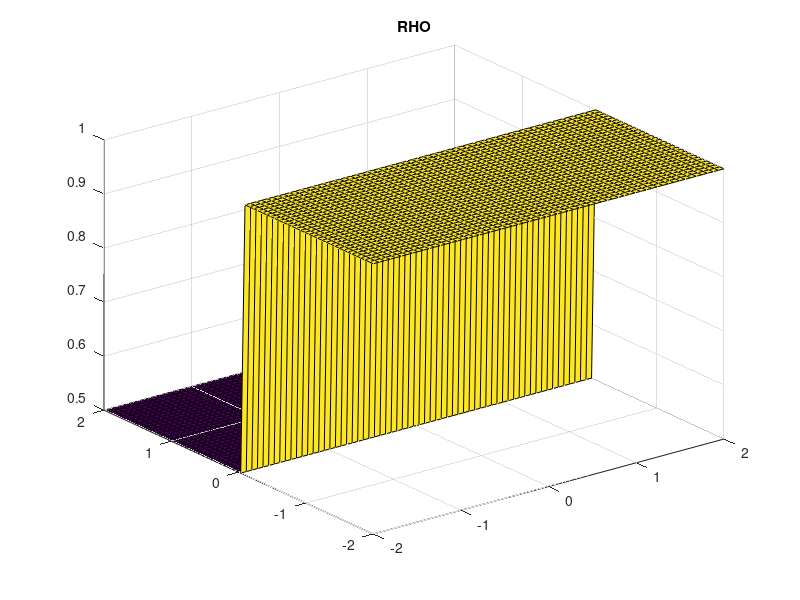
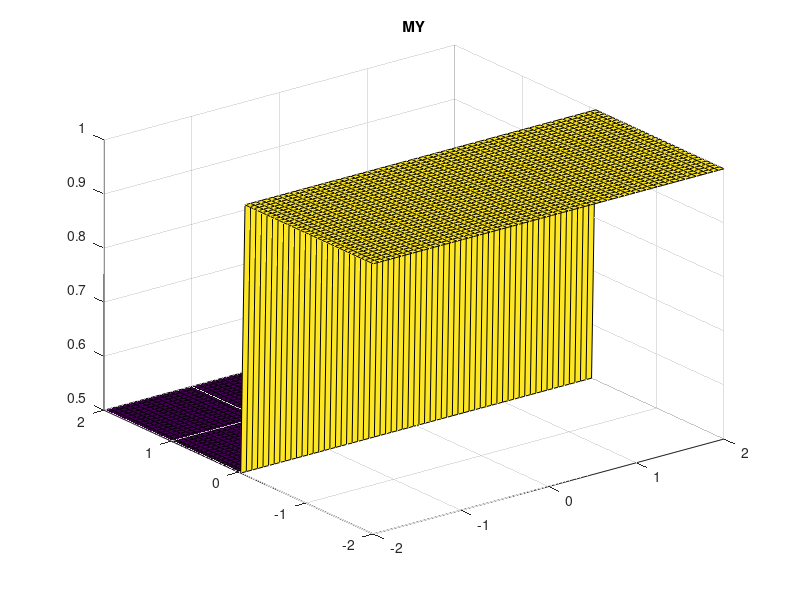
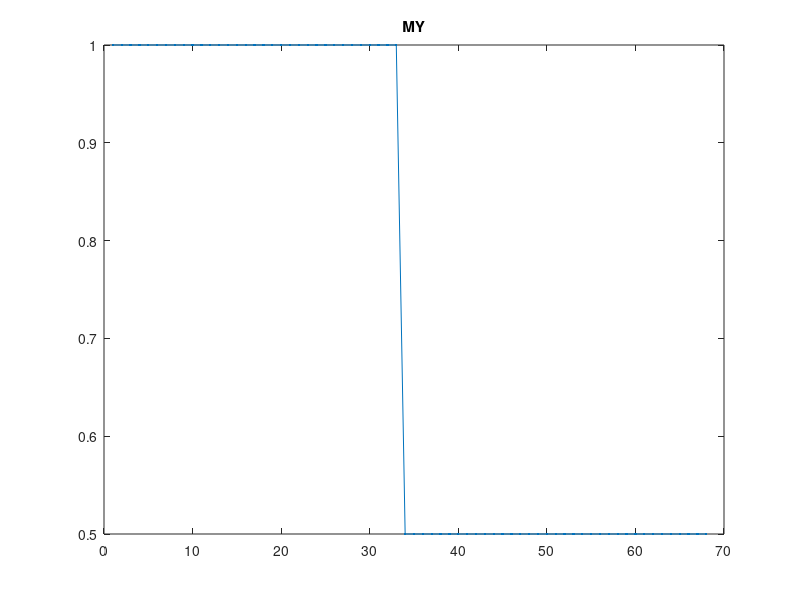

These charts were generated, in order, by the following MATLAB code: (Note: this script raises an error after producing the figures.)
clear all; clc;% close all;
% Lax-Wendroff Scheme for solving the compressible Euler Equations

% Domain initialization
nx   =  64 ; ny   =  64 ;
xmax =  2.0; ymax =  2.0;
xmin = -2.0; ymin = -2.0;
dx = (xmax-xmin)/(nx-1);
dy = (ymax-ymin)/(ny-1);
[X,Y] = meshgrid(xmin:dx:xmax,ymin:dy:ymax);

% Time initialization
tmax = 100;
CFL  = 0.05;
dt   = CFL*min(dx,dy);
Cx   = dt/dx;
Cy   = dt/dy;

% Switches
TVD   = 2;                  % 1=MinMod, 2=Superbee, 3=Nonlinear Superbee
BC    = 2;                  % 1=Reflective, 2=Periodic
SCH   = 3;                  % 1=Lax-Wendroff, 2=MPDATA, 3=ACM
alpha = 10000;                  % Constatnt for ACM

% Physical Constants
gamma = 1.4;

% Initial Conditions
RHO = ones (ny+4,nx+4);
MX  = zeros(ny+4,nx+4);
MY  = ones (ny+4,nx+4);
E   = ones (ny+4,nx+4);
P   = ones (ny+4,nx+4);

% RHO(3:ny+2,3:nx+2) = exp(-2*(X.^2+Y.^2)) + 1;
% RHO(ny/2-ny/4:ny/2+ny/4,:) = 2;
RHO(ny/2+2:ny+4,:) = 0.5;
% MY (ny/2+2:ny+4,:) = 0.5;
MY = RHO;
P  (ny/2+2:ny+4,:) = 0.5;

figure(1),surf(X,Y,RHO(3:ny+2,3:nx+2)), title('RHO')
figure(2),surf(X,Y,MY (3:ny+2,3:nx+2)), title('MY' )
figure(3),plot(MY(:,34),'.-'         ), title('MY' )

RHO_New = RHO;


for t=0:dt:tmax
% Boundary Conditions
if BC == 1 % Reflective BC
    RHO(2,:) = RHO(3,:); P(2,:) = P(3,:); E(2,:) = E(3,:);
    RHO(1,:) = RHO(2,:); P(1,:) = P(2,:); E(1,:) = E(2,:);
    RHO(:,2) = RHO(:,3); P(:,2) = P(:,3); E(:,2) = E(:,3);
    RHO(:,1) = RHO(:,2); P(:,1) = P(:,2); E(:,1) = E(:,2);
    
    MX(2,:) = -MX(3,:); MY(2,:) = -MY(3,:);
    MX(1,:) =  MX(2,:); MY(1,:) =  MY(2,:);
    MX(:,2) = -MX(:,3); MY(:,2) = -MY(:,3);
    MX(:,1) =  MX(:,2); MY(:,1) =  MY(:,2);
    
    RHO(ny+3,:) = RHO(ny+2,:); P(ny+3,:) = P(ny+2,:); E(ny+3,:) = E(ny+2,:);
    RHO(ny+4,:) = RHO(ny+2,:); P(ny+4,:) = P(ny+2,:); E(ny+4,:) = E(ny+2,:);
    RHO(:,nx+3) = RHO(:,nx+2); P(:,nx+3) = P(:,nx+2); E(:,nx+3) = E(:,nx+2);
    RHO(:,nx+4) = RHO(:,nx+2); P(:,nx+4) = P(:,nx+2); E(:,nx+4) = E(:,nx+2);
    
    MX(ny+3,:) = -MX(ny+2,:); MY(ny+3,:) = -MY(ny+2,:);
    MX(ny+4,:) =  MX(ny+3,:); MY(ny+4,:) =  MY(ny+3,:);
    MX(:,nx+3) = -MX(:,nx+2); MY(:,nx+3) = -MY(:,nx+2);
    MX(:,nx+4) =  MX(:,nx+3); MY(:,nx+4) =  MY(:,nx+3);
    
elseif BC == 2 % Periodic BC
    RHO(2,:) = RHO(ny+2,:); P(2,:) = P(ny+2,:); E(2,:) = E(ny+2,:);
    RHO(1,:) = RHO(ny+1,:); P(1,:) = P(ny+1,:); E(1,:) = E(ny+1,:);
    RHO(:,2) = RHO(:,nx+2); P(:,2) = P(:,nx+2); E(:,2) = E(:,nx+2);
    RHO(:,1) = RHO(:,nx+1); P(:,1) = P(:,nx+1); E(:,1) = E(:,nx+1);
    
    MX(2,:) = MX(ny+2,:); MY(2,:) = MY(ny+2,:);
    MX(1,:) = MX(ny+1,:); MY(1,:) = MY(ny+1,:);
    MX(:,2) = MX(:,nx+2); MY(:,2) = MY(:,nx+2);
    MX(:,1) = MX(:,nx+1); MY(:,1) = MY(:,nx+1);
    
    RHO(ny+3,:) = RHO(3,:); P(ny+3,:) = P(3,:); E(ny+3,:) = E(3,:);
    RHO(ny+4,:) = RHO(4,:); P(ny+4,:) = P(4,:); E(ny+4,:) = E(4,:);
    RHO(:,nx+3) = RHO(:,3); P(:,nx+3) = P(:,3); E(:,nx+3) = E(:,3);
    RHO(:,nx+4) = RHO(:,4); P(:,nx+4) = P(:,4); E(:,nx+4) = E(:,4);
    
    MX(ny+3,:) = MX(3,:); MY(ny+3,:) = MY(3,:);
    MX(ny+4,:) = MX(4,:); MY(ny+4,:) = MY(4,:);
    MX(:,nx+3) = MX(:,3); MY(:,nx+3) = MY(:,3);
    MX(:,nx+4) = MX(:,4); MY(:,nx+4) = MY(:,4);
end

% First Pass
j = 1:ny+2;
i = 1:nx+2;
% X Direction
% Density
RHOx (j,i) = 0.5*(RHO(j+2,i+2)+RHO(j+2,i+1))...
    - Cx/2*(MX(j+2,i+2)-MX(j+2,i+1));

% X Momentum
MXx  (j,i) = 0.5*(MX(j+2,i+2)+MX(j+2,i+1))...
    - Cx/2*((MX(j+2,i+2).^2./RHO(j+2,i+2)+P(j+2,i+2))...
          - (MX(j+2,i+1).^2./RHO(j+2,i+1)+P(j+2,i+1)));
% Y Momentum
MYx  (j,i) = 0.5*(MY(j+2,i+2)+MY(j+2,i+1))...
    - Cx/2*(MX(j+2,i+2).*MY(j+2,i+2)./RHO(j+2,i+2)...
          - MX(j+2,i+1).*MY(j+2,i+1)./RHO(j+2,i+1));
% Energy Flux
Ex   (j,i) = 0.5*(E(j+2,i+2)+E(j+2,i+1))...
    - Cx/2*((E(j+2,i+2)+P(j+2,i+2)).*MX(j+2,i+2)./RHO(j+2,i+2)...
          - (E(j+2,i+1)+P(j+2,i+1)).*MX(j+2,i+1)./RHO(j+2,i+1));
% Pressure
Px   (j,i) = (gamma-1)*Ex(j,i)-0.5*((MXx(j,i).^2+MYx(j,i).^2)./RHOx(j,i));

% Y Direction
RHOy (j,i) = 0.5*(RHO(j+2,i+2)+RHO(j+1,i+2))...
    - Cy/2*(MY(j+2,i+2)-MY(j+1,i+2));
% X Momentum
MXy  (j,i) = 0.5*(MX(j+2,i+2)+MX(j+1,i+2))...
    - Cy/2*(MY(j+2,i+2).*MX(j+2,i+2)./RHO(j+2,i+2)...
          - MY(j+1,i+2).*MX(j+1,i+2)./RHO(j+1,i+2));
% Y Momentum
MYy  (j,i) = 0.5*(MY(j+2,i+2)+MY(j+1,i+2))...
    - Cy/2*((MY(j+2,i+2).^2./RHO(j+2,i+2)+P(j+2,i+2))...
          - (MY(j+1,i+2).^2./RHO(j+1,i+2)+P(j+1,i+2)));
% Energy Flux
Ey   (j,i) = 0.5*(E(j+2,i+2)+E(j+1,i+2))...
    - Cy/2*((E(j+2,i+2)+P(j+2,i+2)).*MY(j+2,i+2)./RHO(j+2,i+2)...
          - (E(j+1,i+2)+P(j+1,i+2)).*MY(j+1,i+2)./RHO(j+1,i+2));
% Pressure
Py   (j,i) = (gamma-1)*Ey(j,i)-0.5*((MXy(j,i).^2+MYy(j,i).^2)./RHOy(j,i));

% Second Pass
j = 3:ny+2;
i = 3:nx+2;

nuplusy  = abs(MYy(j-1,i-2)./RHOy(j-1,i-2)...
    +sqrt(gamma*Py(j-1,i-2)./RHOy(j-1,i-2)))*Cy;
nuplusx  = abs(MXx(j-2,i-1)./RHOx(j-2,i-1)...
    +sqrt(gamma*Px(j-2,i-1)./RHOx(j-2,i-1)))*Cx;
numinusy = abs(MYy(j-2,i-2)./RHOy(j-2,i-2)...
    +sqrt(gamma*Py(j-2,i-2)./RHOy(j-2,i-2)))*Cy;
numinusx = abs(MXx(j-2,i-2)./RHOx(j-2,i-2)...
    +sqrt(gamma*Px(j-2,i-2)./RHOx(j-2,i-2)))*Cx;

% Mass Conservation
if SCH == 1 % Use Lax-Wendroff
% nuplusy  = abs(MYy(j-1,i-2)./RHOy(j-1,i-2)...
%     -sqrt(gamma*Py(j-1,i-2)./RHOy(j-1,i-2)))*Cy;
% nuplusx  = abs(MXx(j-2,i-1)./RHOx(j-2,i-1)...
%     -sqrt(gamma*Px(j-2,i-1)./RHOx(j-2,i-1)))*Cx;
% numinusy = abs(MYy(j-2,i-2)./RHOy(j-2,i-2)...
%     -sqrt(gamma*Py(j-2,i-2)./RHOy(j-2,i-2)))*Cy;
% numinusx = abs(MXx(j-2,i-2)./RHOx(j-2,i-2)...
%     -sqrt(gamma*Px(j-2,i-2)./RHOx(j-2,i-2)))*Cx;
       
RHO_New (j,i) = RHO(j,i) - Cx*(MXx(j-2,i-1)-MXx(j-2,i-2))...
                         - Cy*(MYy(j-1,i-2)-MYy(j-2,i-2))...
    - wminusx(RHO,j,i,numinusx,TVD).*(RHO(j  ,i  )-RHO(j  ,i-1))...
    + wplusx (RHO,j,i,nuplusx ,TVD).*(RHO(j  ,i+1)-RHO(j  ,i  ))...
    - wminusy(RHO,j,i,numinusy,TVD).*(RHO(j  ,i  )-RHO(j-1,i  ))...
    + wplusy (RHO,j,i,nuplusy ,TVD).*(RHO(j+1,i  )-RHO(j  ,i  ));

elseif SCH == 2 % Use MPDATA
U_halfp (j,i) = (MX(j,i+1)./RHO(j,i+1) + MX(j,i  )./RHO(j,i  ))*Cx/2;
U_halfm (j,i) = (MX(j,i  )./RHO(j,i  ) + MX(j,i-1)./RHO(j,i-1))*Cx/2;
V_halfp (j,i) = (MY(j+1,i)./RHO(j+1,i) + MY(j,i  )./RHO(j,i  ))*Cy/2;
V_halfm (j,i) = (MY(j,i  )./RHO(j,i  ) + MY(j-1,i)./RHO(j-1,i))*Cy/2;

RHO_New (j,i) = RHO(j,i) - (MPDATA(RHO(j,i  ),RHO(j,i+1),U_halfp(j,i))...
                          - MPDATA(RHO(j,i-1),RHO(j,i  ),U_halfm(j,i)))...
                         - (MPDATA(RHO(j,i  ),RHO(j+1,i),V_halfp(j,i))...
                          - MPDATA(RHO(j-1,i),RHO(j,i  ),V_halfm(j,i)));
                      
U_d_p   (j,i) = dt/dx*((abs(U_halfp(j,i))-U_halfp(j,i).^2).*...
    d_px(j,i  ,RHO_New) - U_halfp(j,i).*V_halfp(j,i).*d_py(j,i  ,RHO_New));
U_d_m   (j,i) = dt/dx*((abs(U_halfm(j,i))-U_halfm(j,i).^2).*...
    d_px(j,i-1,RHO_New) - U_halfm(j,i).*V_halfm(j,i).*d_py(j,i-1,RHO_New));
V_d_p   (j,i) = dt/dy*((abs(V_halfp(j,i))-V_halfp(j,i).^2).*...
    d_py(j  ,i,RHO_New) - U_halfp(j,i).*V_halfp(j,i).*d_px(j  ,i,RHO_New));
V_d_m   (j,i) = dt/dy*((abs(V_halfm(j,i))-V_halfm(j,i).^2).*...
    d_py(j-1,i,RHO_New) - U_halfm(j,i).*V_halfm(j,i).*d_px(j-1,i,RHO_New));

RHO_New (j,i) = RHO_New(j,i) - (MPDATA(RHO_New(j,i  ),RHO_New(j,i+1),U_d_p(j,i))...
                              - MPDATA(RHO_New(j,i-1),RHO_New(j,i  ),U_d_m(j,i)))...
                             - (MPDATA(RHO_New(j,i  ),RHO_New(j+1,i),V_d_p(j,i))...
                              - MPDATA(RHO_New(j-1,i),RHO_New(j,i  ),V_d_m(j,i)));

elseif SCH == 3 % Use ACM
    RHO_New (j,i) = RHO(j,i) - Cx*(MXx(j-2,i-1)-MXx(j-2,i-2))...
                         - Cy*(MYy(j-1,i-2)-MYy(j-2,i-2))...
    - ACMx(RHO,j  ,i-1,alpha).*(RHO(j  ,i  )-RHO(j  ,i-1))...
    + ACMx(RHO,j  ,i  ,alpha).*(RHO(j  ,i+1)-RHO(j  ,i  ))...
    - ACMy(RHO,j-1,i  ,alpha).*(RHO(j  ,i  )-RHO(j-1,i  ))...
    + ACMy(RHO,j  ,i  ,alpha).*(RHO(j+1,i  )-RHO(j  ,i  ));...
%     - wminusx(RHO,j,i,numinusx,TVD).*(RHO(j  ,i  )-RHO(j  ,i-1))...
%     + wplusx (RHO,j,i,nuplusx ,TVD).*(RHO(j  ,i+1)-RHO(j  ,i  ))...
%     - wminusy(RHO,j,i,numinusy,TVD).*(RHO(j  ,i  )-RHO(j-1,i  ))...
%     + wplusy (RHO,j,i,nuplusy ,TVD).*(RHO(j+1,i  )-RHO(j  ,i  ));

% RHO_New (j,i) = RHO_New(j,i)...
%     - wminusx(RHO_New,j,i,numinusx,TVD).*(RHO_New(j  ,i  )-RHO_New(j  ,i-1))...
%     + wplusx (RHO_New,j,i,nuplusx ,TVD).*(RHO_New(j  ,i+1)-RHO_New(j  ,i  ))...
%     - wminusy(RHO_New,j,i,numinusy,TVD).*(RHO_New(j  ,i  )-RHO_New(j-1,i  ))...
%     + wplusy (RHO_New,j,i,nuplusy ,TVD).*(RHO_New(j+1,i  )-RHO_New(j  ,i  ));


end

RHO = RHO_New;
MY  = RHO_New;
plot1(1:length(j)  ,1) = RHO(j,34);
if BC == 2, plot1(length(j)+j-2,1) = RHO(j,34); end

if mod(t,50*dt) == 0
    figure(1),surf(X,Y,RHO(j,i)), title('RHO')
    figure(2),surf(X,Y,MY (j,i)), title('MY' )
    figure(3),plot(plot1,'.-'), title('RHO')
    axis([1 128 0 1.1])
end
end